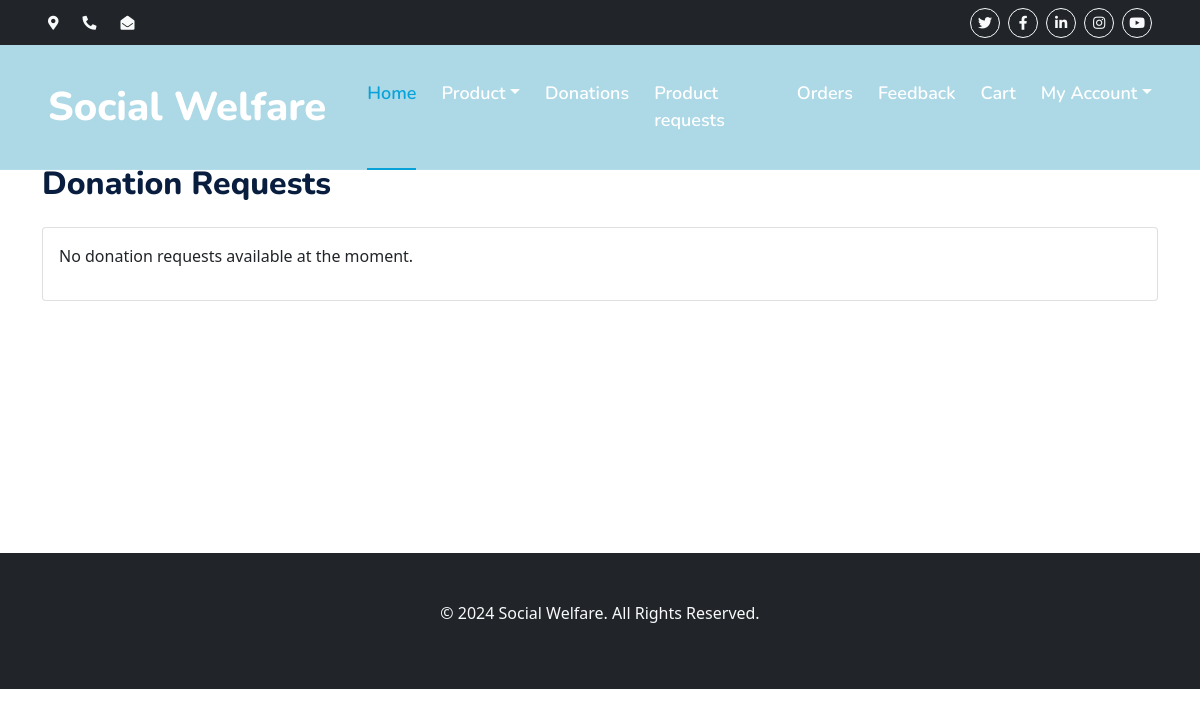
The page /user/donation-list/ on the database as committed earlier.
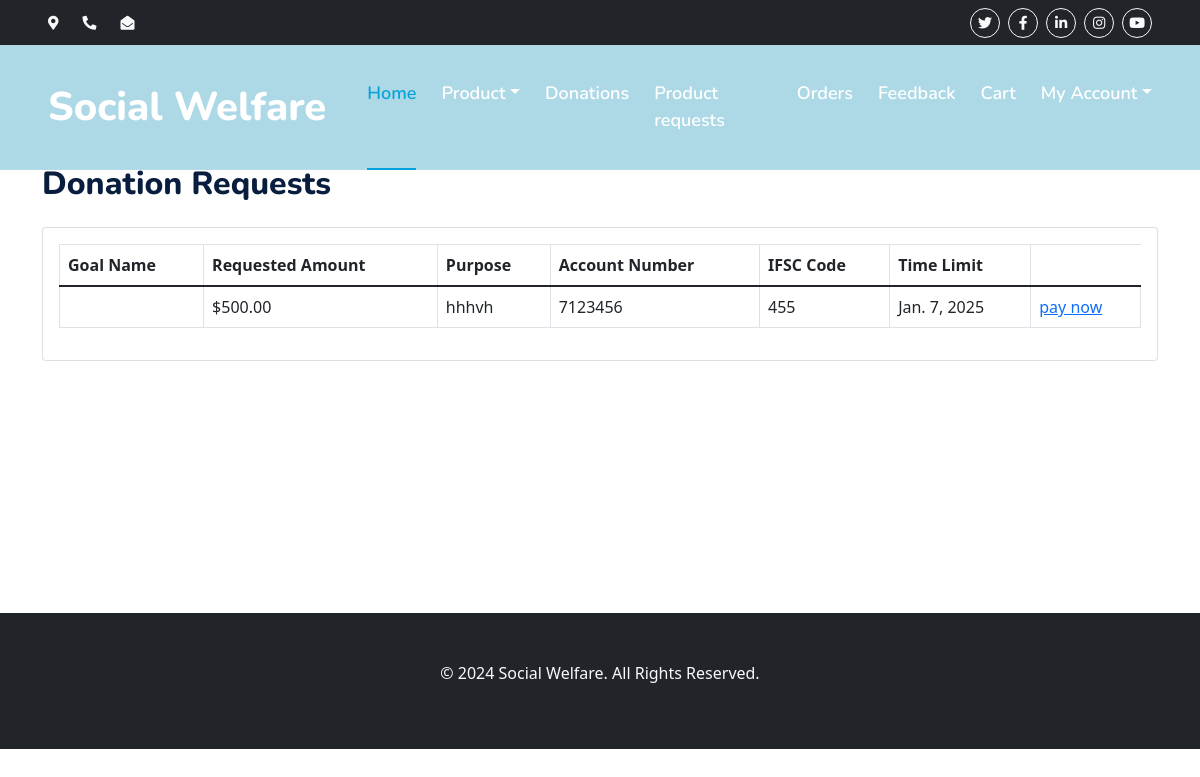
The same page on the database as committed later.
### organization/models.py (models this page shows, shortened)
class DonationRequest(models.Model):
    organization = models.ForeignKey(Organization, on_delete=models.CASCADE, related_name='donation_requests')  # Link to the organization
    needed_amount = models.DecimalField(max_digits=10, decimal_places=2)  # Amount needed to reach the goal
    purpose = models.TextField()  # Purpose of the donation
    account_number = models.CharField(max_length=20)  # Bank account number for donations
    ifsc_code = models.CharField(max_length=11)  # IFSC code for the bank account
    time_limit = models.DateField()  # Deadline for the donation goal

### user/views.py (the view)
# urls.py: path('donation-list/', views.donation_list_view, name='donation_list'),
def donation_list_view(request):
    donation_requests = DonationRequest.objects.all()
    return render(request, 'donation_list.html', {
        'donation_requests': donation_requests
    })

### templates/donation_list.html
{% extends 'customerbase.html' %}
{% load static %}
{% block content %}
<div class="container py-5">
    <div class="row">
        <div class="col-lg-12">
            <h2 class="mb-4">Donation Requests</h2>
            <div class="card mb-4">
                <div class="card-body">
                    {% if donation_requests %}
                        <table class="table table-bordered">
                            <thead>
                                <tr>
                                    <th>Goal Name</th>
                                    <th>Requested Amount</th>
                                    <th>Purpose</th>
                                    <th>Account Number</th>
                                    <th>IFSC Code</th>
                                    <th>Time Limit</th>
                                </tr>
                            </thead>
                            <tbody>
                                {% for request in donation_requests %}
                                    <tr>
                                        <td>{{ request.goal_name }}</td>
                                        <td>${{ request.needed_amount }}</td>
                                        <td>{{ request.purpose }}</td>
                                        <td>{{ request.account_number }}</td>
                                        <td>{{ request.ifsc_code }}</td>
                                        <td>{{ request.time_limit }}</td>
                                        <td><a href="{% url 'pay_donation' request.id %}"> pay now </a></td>
                                    </tr>
                                {% endfor %}
                            </tbody>
                        </table>
                    {% else %}
                        <p>No donation requests available at the moment.</p>
                    {% endif %}
                </div>
            </div>
        </div>
    </div>
</div>
{% endblock %}

Rows that differ between the two databases and show on the page:
added DonationRequest: needed_amount "500.00", purpose "hhhvh", account_number "7123456", ifsc_code "455", time_limit "Jan. 7, 2025"
Other text that changed with them:
text no longer shown: "No donation requests available at the moment."
text now shown: "Goal Name Requested Amount Purpose Account Number IFSC Code Time Limit"
